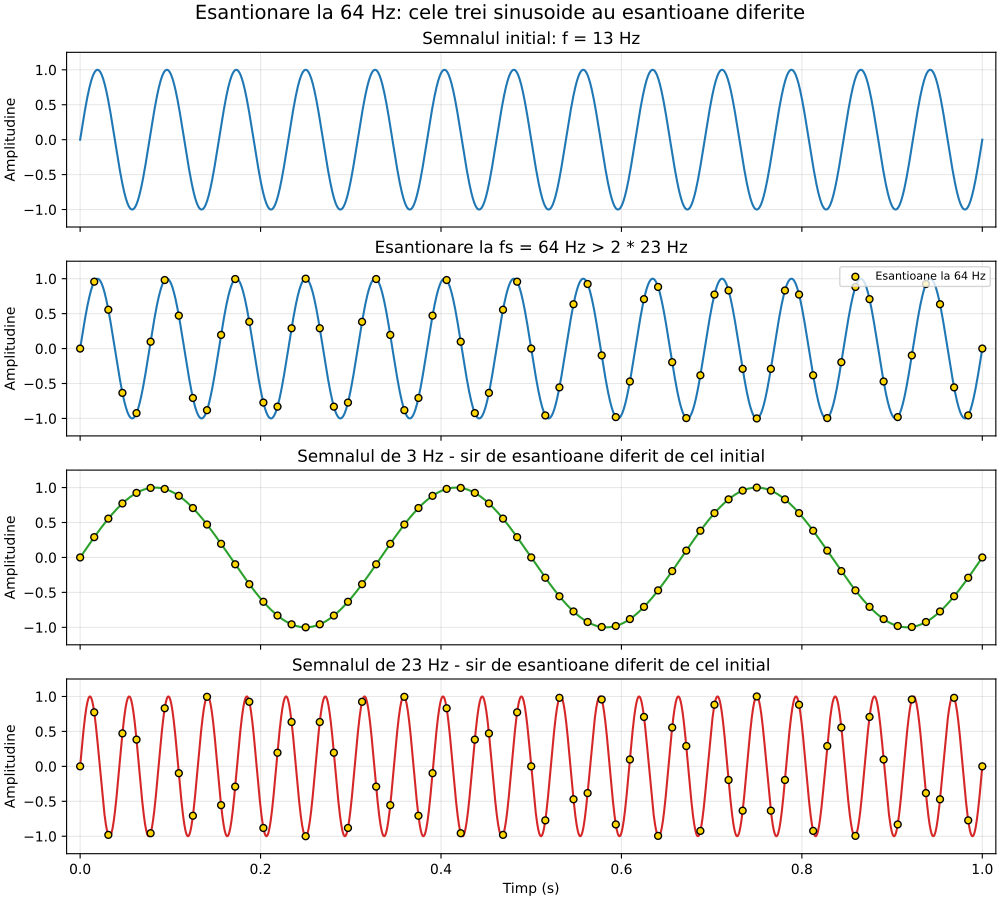

This figure's Python source:
# Laboratorul 4 - Exercitiul 3: esantionare suficienta pentru cele trei semnale.

import numpy as np  # Importam operatiile numerice pentru vectori si functia sinus.
import matplotlib.pyplot as plt  # Importam functiile pentru desenarea graficelor.

f0 = 13  # Pastram frecventa semnalului initial de la exercitiul 2: 13 Hz.
f1 = 3  # Pastram prima frecventa alternativa: 3 Hz.
f2 = 23  # Pastram a doua frecventa alternativa: 23 Hz.
fs = 64  # Alegem noua frecventa de esantionare: 64 Hz.
B = max(f0, f1, f2)  # Frecventa maxima a celor trei semnale este B = 23 Hz.
durata = 1  # Observam semnalele pe un interval de o secunda.

t = np.linspace(0, durata, 5000)  # Construim o grila deasa numai pentru desenarea curbelor.
n = np.arange(int(fs * durata) + 1)  # Construim indicii n = 0, 1, ..., 64, incluzand ambele capete.
t_n = n / fs  # Momentele de esantionare sunt t_n = n/64, la distanta 1/64 secunde.

x0 = np.sin(2 * np.pi * f0 * t)  # Semnalul initial: x0(t) = sin(2*pi*13*t).
x1 = np.sin(2 * np.pi * f1 * t)  # Prima alternativa: x1(t) = sin(2*pi*3*t).
x2 = np.sin(2 * np.pi * f2 * t)  # A doua alternativa: x2(t) = sin(2*pi*23*t).

es0 = np.sin(2 * np.pi * f0 * t_n)  # Esantionam sinusoida de 13 Hz la noua frecventa fs.
es1 = np.sin(2 * np.pi * f1 * t_n)  # Esantionam separat sinusoida de 3 Hz, la aceleasi momente.
es2 = np.sin(2 * np.pi * f2 * t_n)  # Esantionam separat sinusoida de 23 Hz.

aceleasi_1 = np.allclose(es0, es1, atol=1e-12)  # Comparam sirurile de esantioane pentru 13 Hz si 3 Hz.
aceleasi_2 = np.allclose(es0, es2, atol=1e-12)  # Comparam sirurile de esantioane pentru 13 Hz si 23 Hz.
aceleasi_3 = np.allclose(es1, es2, atol=1e-12)  # Comparam si sirurile de esantioane pentru 3 Hz si 23 Hz.

print('Conditia fs > 2*B este indeplinita:', fs > 2 * B)  # Verificam 64 > 2*23 = 46.
print('Limita Nyquist a esantionarii:', fs / 2, 'Hz')  # Afisam limita fs/2 = 32 Hz.
print('Aceleasi esantioane pentru 13 Hz si 3 Hz:', aceleasi_1)  # Acum rezultatul trebuie sa fie False.
print('Aceleasi esantioane pentru 13 Hz si 23 Hz:', aceleasi_2)  # Si aceasta comparatie trebuie sa dea False.
print('Aceleasi esantioane pentru 3 Hz si 23 Hz:', aceleasi_3)  # Verificam ca toate cele trei siruri sunt distincte.
print('La t = 1/64 s, valorile sunt:', es0[1], es1[1], es2[1])  # Afisam un moment la care valorile sunt diferite.

fig, axe = plt.subplots(4, 1, figsize=(10, 9), sharex=True, constrained_layout=True)  # Cream patru grafice suprapuse.
fig.suptitle('Esantionare la 64 Hz: cele trei sinusoide au esantioane diferite', fontsize=14)  # Adaugam titlul general.

axe[0].plot(t, x0, color='C0')  # Desenam semnalul initial fara marcajele de esantionare.
axe[0].set_title('Semnalul initial: f = 13 Hz')  # Precizam frecventa lui.

axe[1].plot(t, x0, color='C0')  # Desenam semnalul initial impreuna cu esantioanele noi.
axe[1].scatter(t_n, es0, color='gold', edgecolors='black', s=25, zorder=3, label='Esantioane la 64 Hz')  # Marcam esantioanele.
axe[1].set_title('Esantionare la fs = 64 Hz > 2 * 23 Hz')  # Precizam conditia suficienta pentru toate cele trei semnale.
axe[1].legend(loc='upper right', fontsize=8)  # Explicam semnificatia punctelor galbene.

axe[2].plot(t, x1, color='C2')  # Desenam sinusoida de 3 Hz.
axe[2].scatter(t_n, es1, color='gold', edgecolors='black', s=25, zorder=3)  # Marcam propriile ei esantioane.
axe[2].set_title('Semnalul de 3 Hz - sir de esantioane diferit de cel initial')  # Evidentiem schimbarea fata de exercitiul 2.

axe[3].plot(t, x2, color='C3')  # Desenam sinusoida de 23 Hz.
axe[3].scatter(t_n, es2, color='gold', edgecolors='black', s=25, zorder=3)  # Marcam si esantioanele acestei sinusoide.
axe[3].set_title('Semnalul de 23 Hz - sir de esantioane diferit de cel initial')  # Precizam ca nici aceasta alternativa nu mai coincide.

for ax in axe:  # Pastram aceleasi limite si aceeasi grila in toate graficele.
    ax.set_xlim(-0.015, durata + 0.015)  # Lasam loc pentru punctele situate la capetele intervalului.
    ax.set_ylim(-1.25, 1.25)  # Folosim o scara verticala comuna.
    ax.set_ylabel('Amplitudine')  # Etichetam axa verticala.
    ax.grid(True, alpha=0.3)  # Adaugam o grila discreta.

axe[-1].set_xlabel('Timp (s)')  # Etichetam axa timpului, comuna celor patru grafice.
fig.savefig('ex3.pdf')  # Salvam figura in format PDF vectorial.
plt.show()  # Afisam figura in Spyder sau intr-o fereastra Matplotlib.
